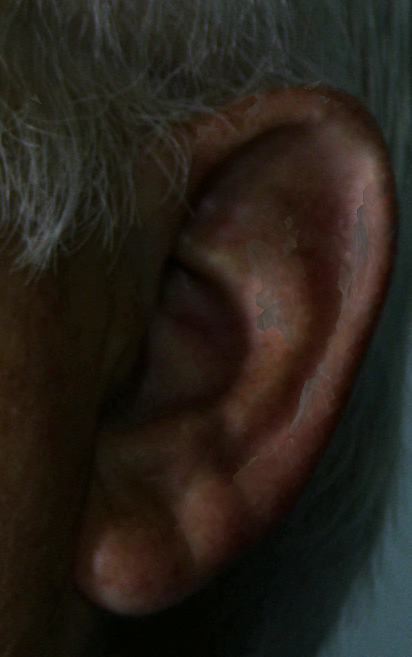
//> input picture photo/sample1.bmp, 412 x 657 px
$ ./demo5 ../photo/sample1.bmp   (built with g++ and OpenCV 4)
//> lines starting //> are read from the running program, lines starting //| are printed output that depends on the picture
#include <bits/stdc++.h>
#include <opencv2/dnn.hpp>
#include <opencv2/imgproc.hpp>
#include <opencv2/highgui.hpp>

using namespace cv;
using namespace cv::dnn;
using namespace std;

/* --------------------------------------------------------------------------------------- */
/* Description: checks if a cropped ear image is left oriented                             */
/* Parameters:                                                                             */
/*     Mat img: 96x96 image with a cropped ear                                             */
/*              - left or right oriented                                                   */
/*              - with or without pose variation                                           */
/* Return: true if ear is left oriented, false otherwise                                   */
/* --------------------------------------------------------------------------------------- */
bool isLeft(Mat img) {
	static bool first = true;
	static Net net;

	if(first) {
		first = false;
		net = readNetFromTensorflow("model-side.pb");
		if(net.empty()) {
			cerr << "ERROR: Could not load the CNN for side classification" << endl;
			exit(1);
		}
	}

	Mat inputBlob = blobFromImage(img);
	inputBlob /= 255.0;
	net.setInput(inputBlob, "Placeholder");
	Mat result = net.forward("side_/out/MatMul");

	return result.at<float>(0,0) > result.at<float>(0,1);
}

/* --------------------------------------------------------------------------------------- */
/* Description: detects landmarks in a left oriented cropped ear image                     */
/* Parameters:                                                                             */
/*     Mat img: 96x96 image with a cropped ear                                             */
/*              - left oriented                                                            */
/*              - with or without pose variation                                           */
/*     vector<Point2d> &ldmk: vector that receives the 2d coordinates of 55 landmarks      */
/*     stage s: FIRST locates landmarks in ears with large pose variations                 */
/*              SECOND locates landmarks in ears with coarse pose normalization            */
/* Return: none                                                                            */
/* --------------------------------------------------------------------------------------- */
typedef enum __stage {FIRST, SECOND} stage;
// [31 lines left out: function detectLandmarks, not called in this run]

/* --------------------------------------------------------------------------------------- */
/* Description: extracts CNN descriptor from a left oriented, pose normalized ear image    */
/* Parameters:                                                                             */
/*     Mat img: 128x128 image with a normalized ear                                        */
/*              - left oriented                                                            */
/*              - without pose variation                                                   */
/*              - ear height is equal to ear width                                         */
/* Return: Mat with a 512-dimensional descriptor                                           */
/* --------------------------------------------------------------------------------------- */
// [20 lines left out: function extractDescriptor, not called in this run]

/* --------------------------------------------------------------------------------------- */
/* Description: interpolate ear image using ear center, orientation and scale              */
/* Parameters:                                                                             */
/*     Mat image: image with any size of a cropped ear                                     */
/*     Mat &output: output interpolated image                                              */
/*     int size: output dimensions are size x size                                         */
/*     double scaley: vertical radius of the ear in the input image (in pixels)            */
/*     double scalex: horizontal radius of the ear in the input image (in pixels)          */
/*     double ang: ear rotation in radians                                                 */
/*     double cx: center of the ear in the horizontal axis                                 */
/*     double cy: center of the ear in the vertical axis                                   */
/* Return: none                                                                            */
/* --------------------------------------------------------------------------------------- */
void normalizeImage(Mat image, Mat &output, int size, double scaley, double scalex, double ang, double cx, double cy) {
	output.create(size, size, CV_8UC1);
	double ratioy = (scaley/((size-1)/2.0)), ratiox = (scalex/((size-1)/2.0));
	for(int i=0; i < size; i++)
		for(int j=0; j < size; j++) {
			double xt = ratiox*(j-(size-1)/2.0), yt = ratioy*(i-(size-1)/2.0);
			double x = xt*cos(ang)-yt*sin(ang)+cx, y = xt*sin(ang)+yt*cos(ang)+cy;
			int u = x, v = y;
			double ul = x-u, vl = y-v;
			int u1 = u+1, v1 = v+1;
			u = max(0, min(image.cols-1, u));
			u1 = max(0, min(image.cols-1, u1));
			v = max(0, min(image.rows-1, v));
			v1 = max(0, min(image.rows-1, v1));

			double tmp = image.at<uchar>(v,u)*(1.0-ul)*(1.0-vl) + image.at<uchar>(v,u1)*ul*(1.0-vl) + image.at<uchar>(v1,u)*(1.0-ul)*vl + image.at<uchar>(v1,u1)*ul*vl;
			output.at<uchar>(i,j) = max(0.0,min(255.0,tmp));
		}
}

/* --------------------------------------------------------------------------------------- */
/* Description: adjust pose parameters using landmarks                                     */
/* Parameters:                                                                             */
/*     vector<Point2d> ldmk: 2d coordinates of 55 landmarks                                */
/*     int size: size of the interpolated image from which the landmarks were extracted    */
/*     int size: output dimensions are size x size                                         */
/*     double &scaley: vertical radius of the ear in the input image (in pixels)           */
/*     double &scalex: horizontal radius of the ear in the input image (in pixels)         */
/*     double &ang: ear rotation in radians                                                */
/*     double &cx: center of the ear in the horizontal axis                                */
/*     double &cy: center of the ear in the vertical axis                                  */
/*     bool oriented: true if new center must use oriented bounding box, false otherwise   */
/*     bool scaled: true if interpolated image was generated using different values for    */
/*                  scaley and scalex, false otherwise                                     */
/* Observation: scaley, scalex, ang, cx and cy must contain the values used to generate    */
/*              the interpolated image, and will be overwritten with the new values        */
/* Return: none                                                                            */
/* --------------------------------------------------------------------------------------- */
// [51 lines left out: function adjustParameters, not called in this run]

/* magic function */
int main(int argc, char **argv) {
	/* check if an image name was provided as argument */
	if(argc != 2) {
		cerr << "Usage:" << argv[0] << " filename.{png|jpg|...}" << endl;
		return 1;
	}

	/* load cropped ear image */
	Mat image = imread(argv[1], IMREAD_GRAYSCALE), interpolated;
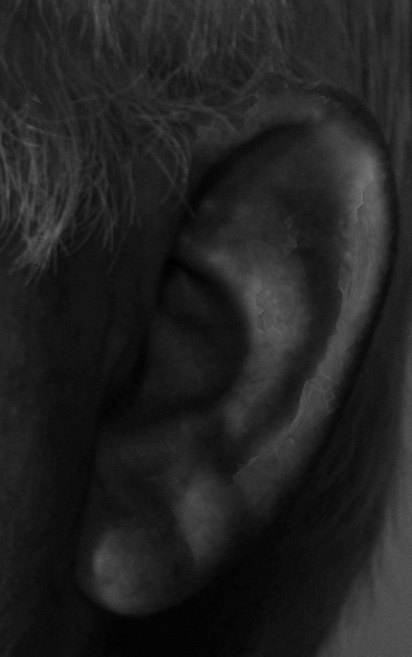
//> image: 657 rows x 412 cols, CV_8UC1; min 0, max 118, mean 33.8


	/* image size for side classification and landmark detection */
	const int PREPROC_SIZE = 96;
	/* image size for cnn description */
	const int DESCRIPT_SIZE = 128;
	/* set largest image axis as initial scale */
	double scaley = (max(image.rows, image.cols)-1.0)/2.0, scalex;
//> scaley = 328
	/* initial orientation unknown */
	double ang = 0.0;
	/* use center of the image as initial ear center */
	double cx = (image.cols-1.0)/2.0, cy = (image.rows-1.0)/2.0;
//> cx = 205.5; cy = 328
	/* vector for 2d coordinates of ear landmarks */
	vector<Point2d> landmarks;

	/* normalize image using initial guesses for ear location, size and orientation */
	/* use the same scale for x and y axes */
	normalizeImage(image, interpolated, PREPROC_SIZE, scaley, scaley, ang, cx, cy);
//> after the loop in normalizeImage, `for(int i=0; i < size; i++)`:
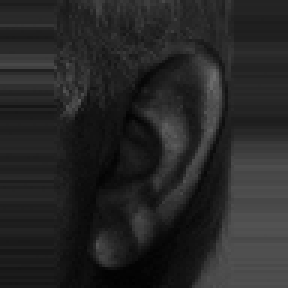
//> output: 96 rows x 96 cols, CV_8UC1 (shown 3 times larger); min 1, max 111, mean 38

	/* check if the ear is left-oriented and flip it if it is not */
//> (the run ends here: the program stops with an error, at `net = readNetFromTensorflow("model-side.pb");`)
